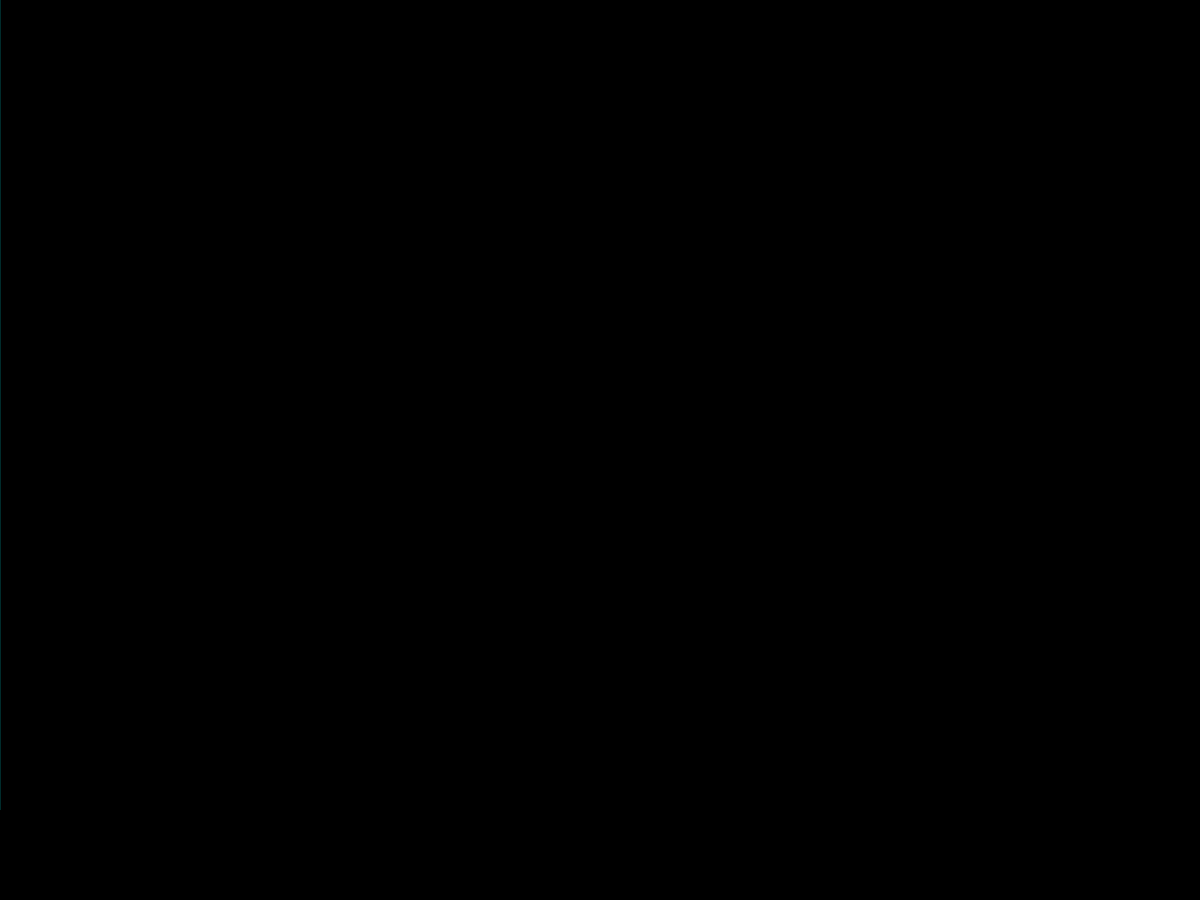
Frame 1 (no input)
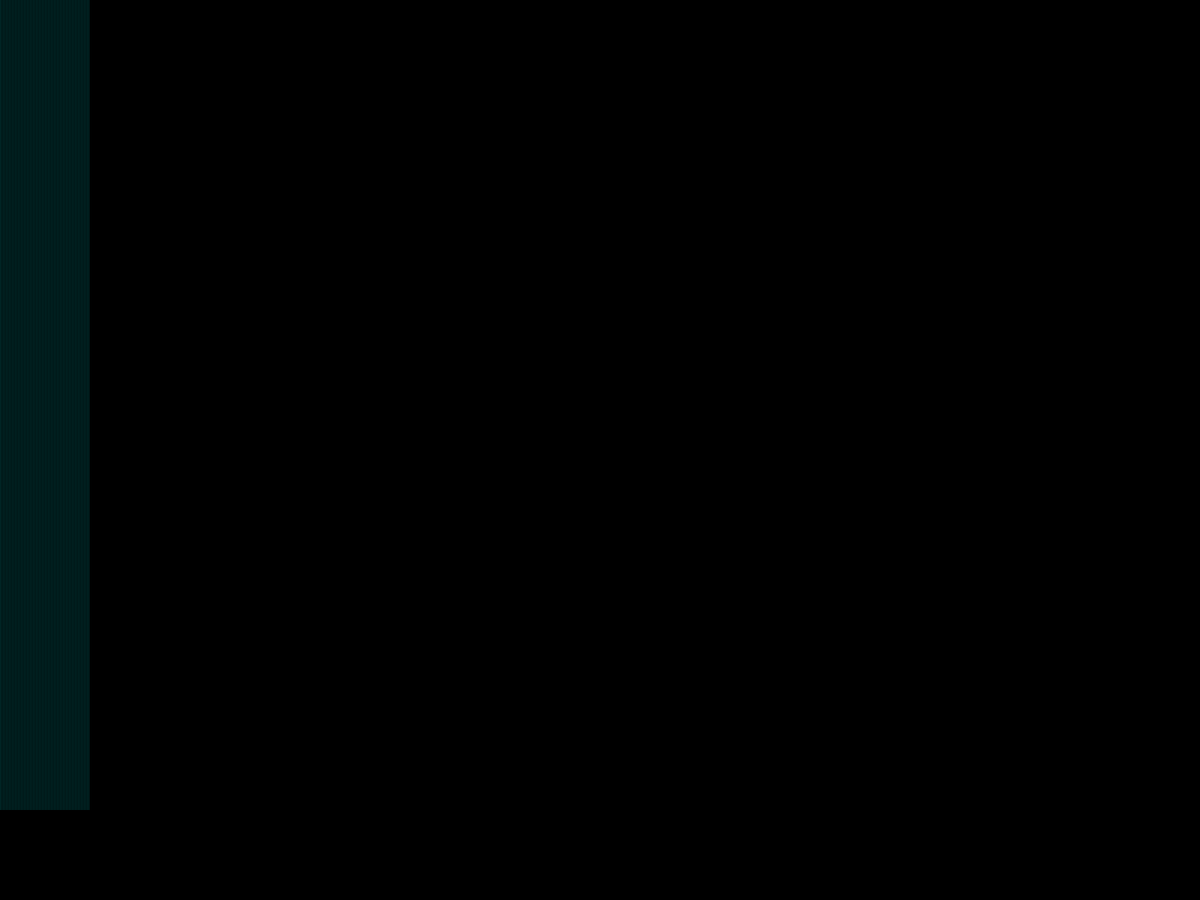
Frame 60 (the mouse pressed at the canvas centre just before this capture)
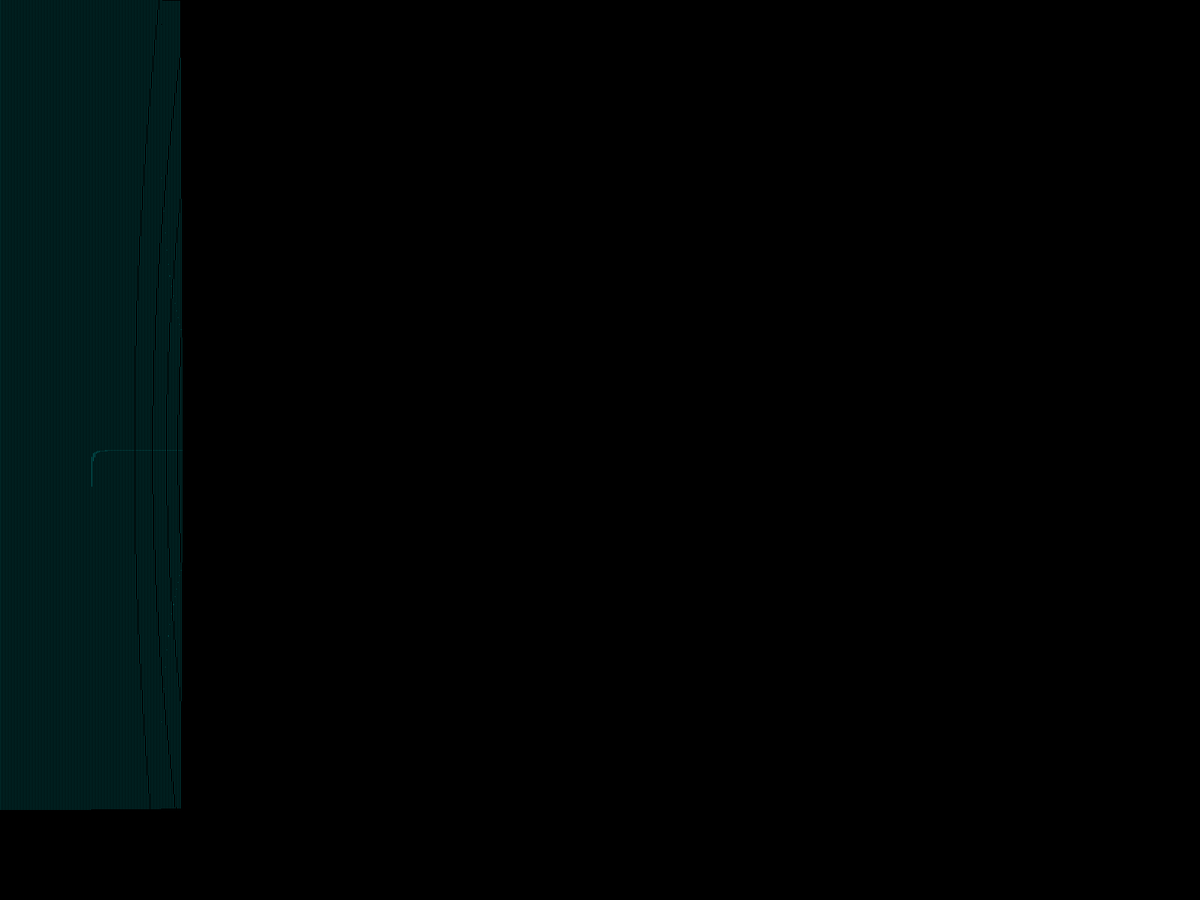
Frame 120 (the mouse held since frame 60 and released just before this capture)

The Processing sketch that drew these frames (run headless with seeded random() and noise(); from frame 60 on, the mouse is pressed at the canvas centre):

// Processing sketch: Singularity
// ── Singularity.pde

Photon[] photons = new Photon[1080];
final static ArrayList<BlackHole> blackholes = new ArrayList();

void setup() {
  fullScreen();
  //size(1000, 800);
  frameRate(60);
  background(0);

  photon();
}

void draw() {  
  //background(255);

  for (int i = 0; i < photons.length; i++) {
    for (int j = 0; j < blackholes.size(); j++ ) {
      BlackHole blackhole = blackholes.get(j);

      PVector force = blackhole.attract(photons[i]);
      photons[i].applyForce(force);

      //blackhole.display();
    }   

    photons[i].display();
    photons[i].motion();
    //photons[i].boundary();
  }
}

void mousePressed() {
  blackholes.add(new BlackHole(mouseX, mouseY));
}

void photon() { 
    for (int i = 0; i < photons.length; i++) {
      photons[i] = new Photon(0, (i * (height/photons.length)), 2, 0);
    }
}

// ── Black_Hole.pde
class BlackHole {
  PVector acc, vel, loc;
  float gravity;

  BlackHole(int _x, int _y) {
    loc = new PVector(_x, _y);
    vel = new PVector();
    acc = new PVector();
    
    gravity = 1000;
  }
  
  PVector attract (Photon photon) {
    PVector force = PVector.sub(loc, photon.loc);
    float d = force.mag();
    force.normalize();
    float magnitude = (gravity)/sq(d);
    force.mult(magnitude);
    return force;
  }
  
  void display() {
    stroke(255);
    fill(0);
    ellipse(loc.x, loc.y,20,20);
  }
}

// ── Photon.pde
class Photon {
  PVector acc, vel, loc;

  Photon(float _x, float _y, float _velx, float _vely) {
    loc = new PVector(_x, _y);
    vel = new PVector(_velx, _vely);
    acc = new PVector();
  } 

  void applyForce(PVector force) {
    acc.add(force);
  }

  void motion() {
    vel.add(acc);
    loc.add(vel);
    acc.mult(0);
  }

  void display() {
    stroke(0, 255, 255, 80);
    strokeWeight(1);
    point(loc.x, loc.y);
  }

  void boundary() {
    if (vel.mag() < 5) {
      if (loc.x < 0 || loc.x > width) {
        vel.x = -vel.x;
      }

      if (loc.y < 0 || loc.y > height) {
        vel.y = -vel.y;
      }
    }
  }
}
